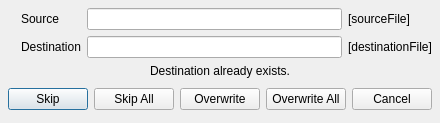
<ui version="4.0" >
 <author></author>
 <comment></comment>
 <exportmacro></exportmacro>
 <class>QtOverwriteDialog</class>
 <widget class="QDialog" name="QtOverwriteDialog" >
  <property name="geometry" >
   <rect>
    <x>0</x>
    <y>0</y>
    <width>305</width>
    <height>83</height>
   </rect>
  </property>
  <property name="windowTitle" >
   <string>Copy Warning</string>
  </property>
  <layout class="QVBoxLayout" >
   <property name="margin" >
    <number>8</number>
   </property>
   <property name="spacing" >
    <number>6</number>
   </property>
   <item>
    <layout class="QHBoxLayout" >
     <property name="margin" >
      <number>0</number>
     </property>
     <property name="spacing" >
      <number>6</number>
     </property>
     <item>
      <widget class="QLabel" name="iconLabel" >
       <property name="text" >
        <string/>
       </property>
      </widget>
     </item>
     <item>
      <layout class="QGridLayout" >
       <property name="margin" >
        <number>0</number>
       </property>
       <property name="spacing" >
        <number>6</number>
       </property>
       <item row="1" column="0" >
        <widget class="QLabel" name="label_3" >
         <property name="text" >
          <string>Destination</string>
         </property>
        </widget>
       </item>
       <item row="0" column="0" >
        <widget class="QLabel" name="label" >
         <property name="text" >
          <string>Source</string>
         </property>
        </widget>
       </item>
       <item row="0" column="2" >
        <widget class="QLabel" name="sourceFileLabel" >
         <property name="text" >
          <string>[sourceFile]</string>
         </property>
        </widget>
       </item>
       <item row="1" column="2" >
        <widget class="QLabel" name="destinationFileLabel" >
         <property name="text" >
          <string>[destinationFile]</string>
         </property>
        </widget>
       </item>
       <item row="1" column="1" >
        <widget class="QLineEdit" name="destLineEdit" >
         <property name="sizePolicy" >
          <sizepolicy>
           <hsizetype>7</hsizetype>
           <vsizetype>0</vsizetype>
           <horstretch>0</horstretch>
           <verstretch>0</verstretch>
          </sizepolicy>
         </property>
         <property name="focusPolicy" >
          <enum>Qt::NoFocus</enum>
         </property>
         <property name="text" >
          <string/>
         </property>
         <property name="readOnly" >
          <bool>true</bool>
         </property>
        </widget>
       </item>
       <item row="0" column="1" >
        <widget class="QLineEdit" name="sourceLineEdit" >
         <property name="sizePolicy" >
          <sizepolicy>
           <hsizetype>7</hsizetype>
           <vsizetype>0</vsizetype>
           <horstretch>0</horstretch>
           <verstretch>0</verstretch>
          </sizepolicy>
         </property>
         <property name="focusPolicy" >
          <enum>Qt::NoFocus</enum>
         </property>
         <property name="readOnly" >
          <bool>true</bool>
         </property>
        </widget>
       </item>
      </layout>
     </item>
    </layout>
   </item>
   <item>
    <widget class="QLabel" name="label_2" >
     <property name="text" >
      <string>Destination already exists.</string>
     </property>
     <property name="alignment" >
      <set>Qt::AlignCenter</set>
     </property>
    </widget>
   </item>
   <item>
    <layout class="QHBoxLayout" >
     <property name="margin" >
      <number>0</number>
     </property>
     <property name="spacing" >
      <number>6</number>
     </property>
     <item>
      <spacer>
       <property name="orientation" >
        <enum>Qt::Horizontal</enum>
       </property>
       <property name="sizeHint" >
        <size>
         <width>48</width>
         <height>31</height>
        </size>
       </property>
      </spacer>
     </item>
     <item>
      <widget class="QPushButton" name="skipButton" >
       <property name="text" >
        <string>Skip</string>
       </property>
      </widget>
     </item>
     <item>
      <widget class="QPushButton" name="skipAllButton" >
       <property name="text" >
        <string>Skip All</string>
       </property>
      </widget>
     </item>
     <item>
      <widget class="QPushButton" name="overwriteButton" >
       <property name="text" >
        <string>Overwrite</string>
       </property>
      </widget>
     </item>
     <item>
      <widget class="QPushButton" name="overwriteAllButton" >
       <property name="text" >
        <string>Overwrite All</string>
       </property>
      </widget>
     </item>
     <item>
      <widget class="QPushButton" name="cancelButton" >
       <property name="text" >
        <string>Cancel</string>
       </property>
      </widget>
     </item>
     <item>
      <spacer>
       <property name="orientation" >
        <enum>Qt::Horizontal</enum>
       </property>
       <property name="sizeHint" >
        <size>
         <width>40</width>
         <height>20</height>
        </size>
       </property>
      </spacer>
     </item>
    </layout>
   </item>
  </layout>
  <widget class="QWidget" name="widget" >
   <property name="geometry" >
    <rect>
     <x>9</x>
     <y>83</y>
     <width>519</width>
     <height>33</height>
    </rect>
   </property>
  </widget>
 </widget>
 <pixmapfunction></pixmapfunction>
 <resources/>
 <connections/>
</ui>
